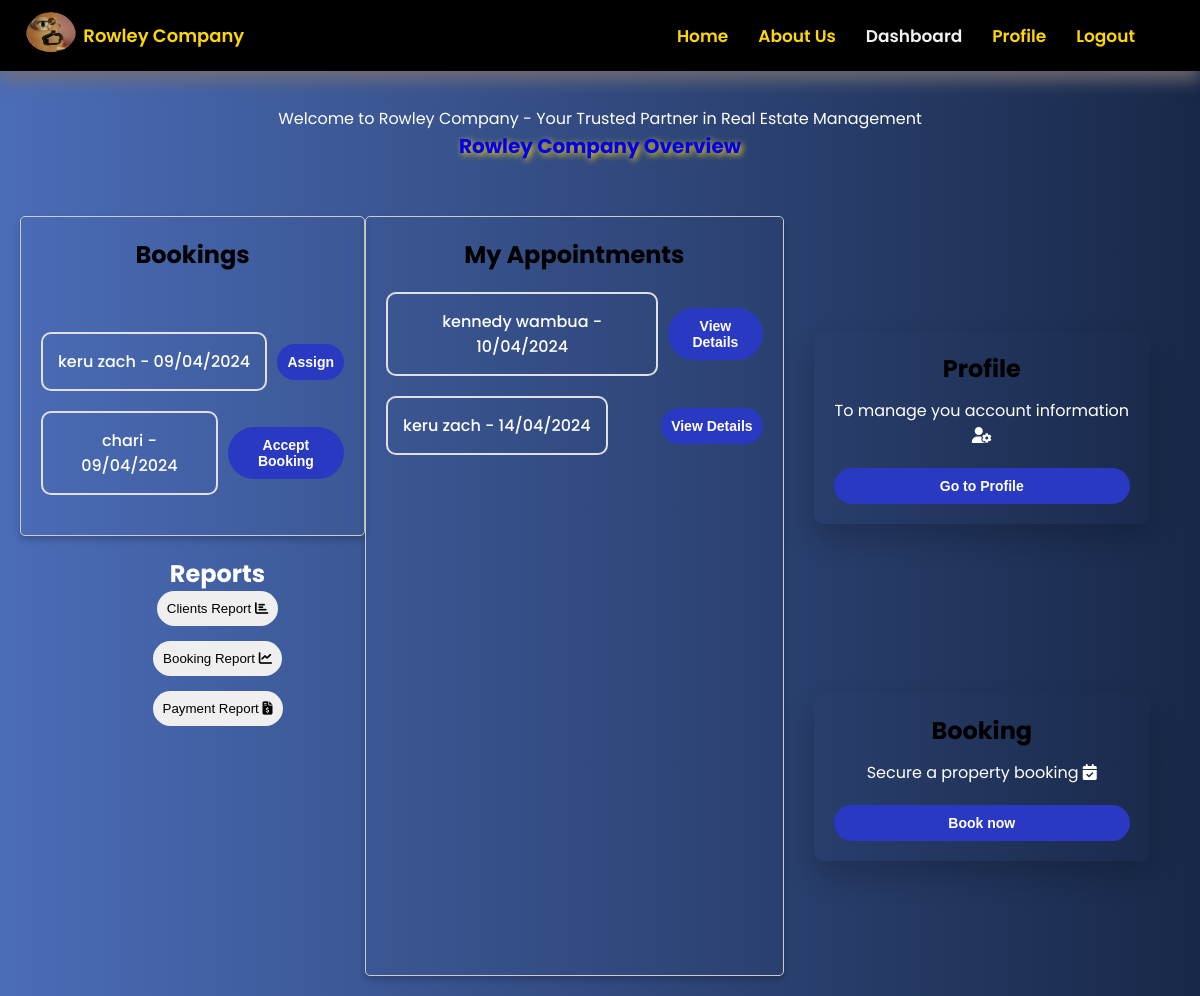
Page /agent/dashboard (signed in) on the committed database.
### project/models.py (models this page shows, shortened)
class Booking(db.Model):
    id = db.Column(db.Integer, primary_key=True)
    username = db.Column(db.String(50), nullable=False)
    email = db.Column(db.String(120), nullable=False)
    telephone = db.Column(db.String(10), nullable=False)
    property_type = db.Column(db.String(50), nullable=False)
    booking_hours = db.Column(db.String(50), nullable=False)
    date = db.Column(db.Date, nullable=False)
    status = db.Column(db.String(20), nullable=False, default='Pending')
    user_id = db.Column(db.Integer, db.ForeignKey('user.id'), nullable=False)
    agent_id = db.Column(db.Integer, nullable=False, default='00')

### project/main.py (the view)
@main.route('/agent/dashboard')
@login_required
def agentDashboard():
    bookings = Booking.query.all()
    return render_template('agentDashboard.html', active_page='agentDashboard', bookings=bookings)

### project/templates/agentDashboard.html (shortened to what this page needs)
{% extends 'base.html' %}
{% block head %}
  {{super()}}
  <link rel="stylesheet" href="/static/css/agentDashboard.css">
{% endblock %}
{% block content %}
<section class="dashboard-section">
  <div id="upper-part">
    <div class="welcome-note">
        <p>Welcome to Rowley Company - Your Trusted Partner in Real Estate Management</p>
        <a  href="{{url_for('main.landingpage')}}"> Rowley Company Overview </a>
    </div>
  </div>
  <div class="middle-part">
    <div class="data">
      <div class="booking">
        <h2> Bookings </h2>
        {% for booking in bookings %}
          <div class="booking-details">
            {% if booking.status == 'Pending' %}
              <p> {{ booking.username }} - {{ booking.date.strftime('%d/%m/%Y') }} </p>
              <div class="booking-action">
                <form action="{{ url_for('agent.accept_booking', booking_id=booking.id) }}" method="post">
                  <button type="submit"> Accept Booking</button>
                </form>
              </div>
            {% endif %}
            {% if booking.status == 'Accepted' %}
              <p> {{ booking.username }} - {{ booking.date.strftime('%d/%m/%Y') }} </p>
              <div class="booking-action">
                <form action="{{ url_for('agent.assign_agent', booking_id=booking.id, agent_id=current_user.id) }}" method="post">
                  <button type="submit"> Assign </button>
                </form>
              </div>
            {% endif %}
          </div>
        {% endfor %}
      </div>
      <div class="reports-part">
        <h1> Reports </h1>
        <div class="report-div">
          <button class="report-data" onclick="generateReport('{{ url_for('reports.clients_report') }}', 'clients')">
             Clients Report <i class="fas fa-chart-bar"></i>
          </button>
        </div>
        <div class="report-div">
          <button class="report-data" onclick="generateReport('{{ url_for('reports.booking_report') }}', 'bookings')">
            Booking Report <i class="fas fa-chart-line"></i>
          </button>
        </div>
        <div class="report-div">
          <button class="report-data" onclick="generateReport('{{ url_for('reports.payment_report') }}', 'payments')">
            Payment Report <i class="fas fa-file-invoice-dollar"></i>
          </button>
        </div>
      </div>
    </div>
    <div class="booking">
      <h2> My Appointments </h2>
      {% for booking in bookings %}
        <div class="booking-details">
            {% if booking.status == 'Assigned' and booking.agent_id == current_user.id %}
              <p> {{ booking.username }} - {{ booking.date.strftime('%d/%m/%Y') }} </p>
              <div class="booking-action">
                <button type="button" onclick="viewBookingDetails('{{ booking.username }}', '{{ booking.email }}',
                  '{{ booking.telephone }}', '{{ booking.property_type }}', '{{ booking.booking_hours }}',
                  '{{ booking.date.strftime('%Y-%m-%d') }}')"> View Details </button>
              </div>
            {% endif %}
        </div>
      {% endfor %}
    </div>
    <div class="form-part">
        <div class="form-card">
            <h2><strong> Profile </strong></h2>
            <p> To manage you account information <i class="fas fa-user-cog"></i> </p>
            <form action="{{ url_for('main.profile') }}">
                <button type="submit"> Go to Profile </button>
            </form>
        </div>
        <div class="form-card">
            <h2><strong> Booking </strong></h2>
            <p> Secure a property booking <i class="fas fa-calendar-check"></i></p>
            <form action="{{ url_for('main.booking') }}">
                <button type="submit"> Book now </button>
            </form>
        </div>
    </div>
  </div>
{% endblock %}

### project/static/css/main.css (style rules this page uses)
* { box-sizing: border-box; margin: 0; padding: 0; }
body { margin: 0; padding: 0; font-family: "Poppins", sans-serif; background-color: #E1E9E5; }

### project/static/css/agentDashboard.css (style rules this page uses)
body { background: linear-gradient(to right, #4b6cb7, #182848); color: white; }
.dashboard-section { display: flex; flex-direction: column; width: 100%; }
#upper-part { text-align: center; padding: 20px; width: 100%; display: flex; justify-content: space-between; align-items: center; }
.welcome-note { padding: 15px; flex: 3; }
.welcome-note a { font-size: 20px; font-weight: bold; text-shadow: 2px 2px 6px gold; text-decoration: none; }
.middle-part { display: flex; justify-content: space-between; padding: 20px; flex-direction: row; height: 100vh; }
.booking { max-width: 420px; margin: 0px auto; padding: 20px; border: 1px solid #ccc; border-radius: 5px; box-shadow: 0 4px 6px rgba(0, 0, 0, 0.2); display: flex; flex-direction: column; }
.booking h2 { margin-bottom: 20px; text-align: center; color: black; font-weight: 700; }
.booking-details { display: flex; flex-direction: row; align-items: center; margin-bottom: 20px; justify-content: space-between; }
.booking-details p { font-size: 16px; font-weight: 500; border-radius: 10px; padding: 15px; border: 2px solid #e0e0e0; text-align: center; margin-right: 10px; }
.booking-action button { text-decoration: none; padding: 10px; font-size: 14px; font-weight: bold; color: #fff; background-color: rgb(41, 57, 194); border: none; border-radius: 70px; cursor: pointer; }
.reports-part { display: flex; flex-direction: column; align-items: center; margin: 20px auto auto 50px; }
.report-div { margin-bottom: 15px; }
.report-div button { border-radius: 20px; padding: 10px; cursor: pointer; border: none; }
.form-part { padding: 30px; justify-content: space-around; display: flex; align-items: center; flex-direction: column; }
.form-card { min-height: 120px; width: 100%; padding: 20px; border-radius: 10px; box-shadow: 0px 15px 30px rgba(0,0,0,0.2); transition: transform 0.3s; }
.form-card h2 { margin-bottom: 12px; font-weight: 400; text-align: center; color: black; }
.form-card p { text-align: center; }
.form-card button { width: 100%; padding: 10px; font-size: 14px; font-weight: bold; color: #fff; background-color: rgb(41, 57, 194); border: none; margin-top: 20px; border-radius: 70px; cursor: pointer; }

### rows in the picture
Booking: username "keru zach", date "09/04/2024"
Booking: username "chari", date "09/04/2024"
Booking: username "kennedy wambua", date "10/04/2024"
Booking: username "keru zach", date "14/04/2024"
